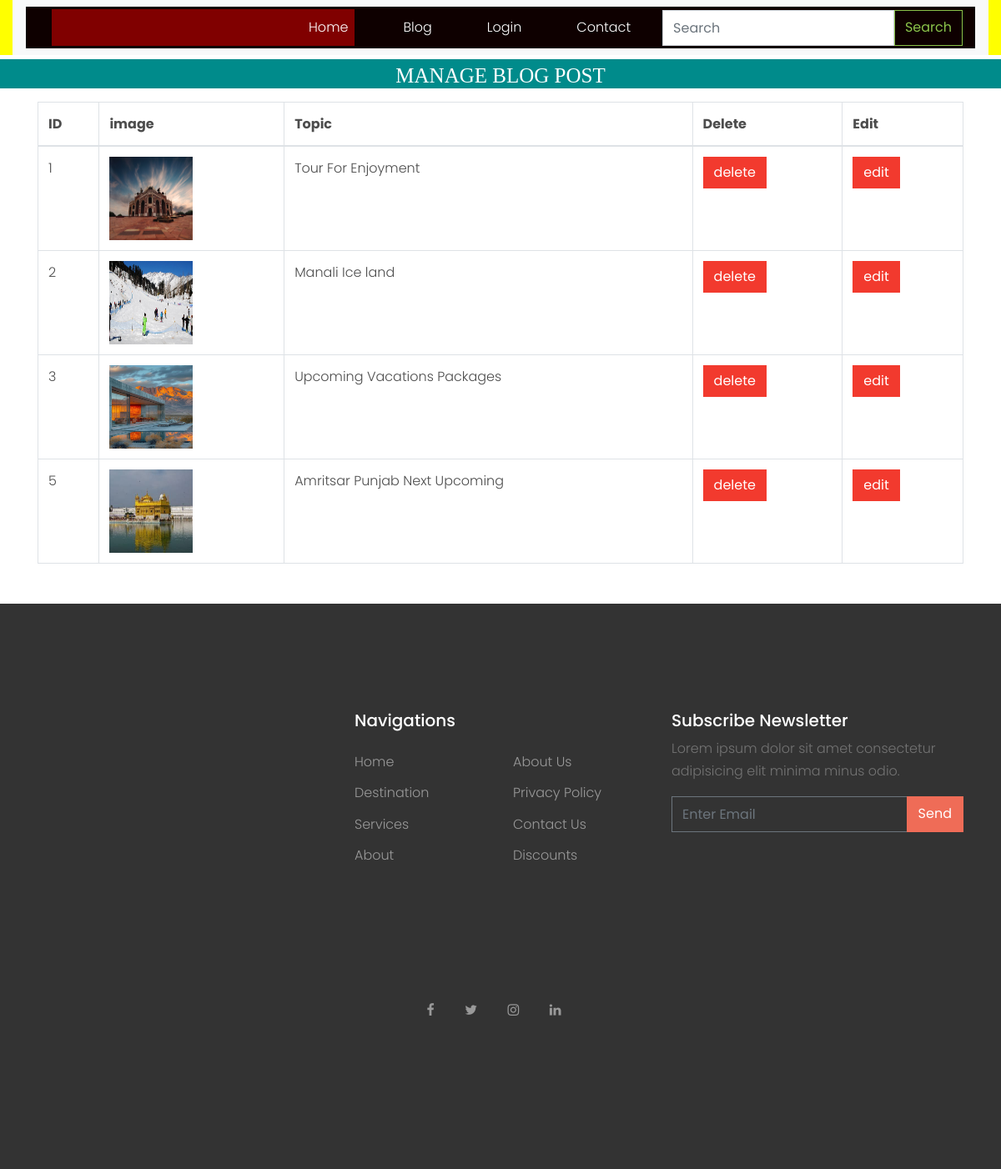
The app's page /admin_viewblog/ with its own data.
### tour/models.py (models this page shows, shortened)
class Blog(models.Model):
    user= models.ForeignKey(User,on_delete=models.CASCADE,null=True,blank=True)
    topic=models.CharField(max_length=100,null=True,blank=True)
    image= models.ImageField(blank=True)
    blog= RichTextField(blank=True,null=True)
    post_date= models.CharField(max_length=30,null=True,blank=True)

### tour/views.py (the view)
# urls.py: path('admin_viewblog/',views.admin_viewblog,name='admin_viewblog'),
def admin_viewblog(request):
    data=Blog.objects.all()
    d={'data':data}
    return render(request,'admin_viewblog.html',d)

### tour/templates/admin_viewblog.html (shortened to what this page needs)
{% extends 'base.html' %}
{% load static %}
{% block body %}
<center>
      <h1 style="font-size:25px; background-color:darkcyan;height:35px;color:white;padding:5px;margin-top:5px;font-family : 'Monotype Corsiva" align="center"> MANAGE  BLOG POST</h1>
</center>
<div class="container mt-3">
    <table class="table table-bordered" id="myTable">
  <thead>
  <tr>
    <th>ID</th>
    <th>image</th>
    <th>Topic</th>
    <th>Delete</th>
    <th>Edit</th>
  </tr>
  </thead>
   <tbody>
    {% for i in data %}
  <tr>
    <td>{{i.id}}</td>
    <td><img src="{{i.image.url}}" style="width:100px;height:100px"></td>
      <td>{{i.topic}}</td>
    <td><a href="{% url 'delete_blog' i.id %}" onclick="return confirm('Are you sure?')"><button class="btn btn-danger">delete</button></a></td>
    <td><a href="{% url 'update_blog' i.id %}" ><button class="btn btn-danger">edit</button></a></td>
  </tr>
    {% endfor %}
    </tbody>
</table>
</div>
{% endblock %}

### tour/static/css/style.css (style rules this page uses)
body { line-height: 1.7; color: #4d4d4d; font-weight: 300; font-size: 1rem; }
a { -webkit-transition: .3s all ease; -o-transition: .3s all ease; transition: .3s all ease; }
h1, h2, h3, h4, h5, .h1, .h2, .h3, .h4, .h5 { font-family: "Poppins", -apple-system, BlinkMacSystemFont, "Segoe UI", Roboto, "Helvetica Neue", Arial, sans-serif, "Apple Color Emoji", "Segoe UI Emoji", "Segoe UI Symbol", "Noto Color Emoji"; }
.btn { border-radius: 0; }

### records on screen
Blog: id "1", image (picture), topic "Tour For Enjoyment"
Blog: id "2", image (picture), topic "Manali Ice land"
Blog: id "3", image (picture), topic "Upcoming Vacations Packages"
Blog: id "5", image (picture), topic "Amritsar Punjab Next Upcoming"
